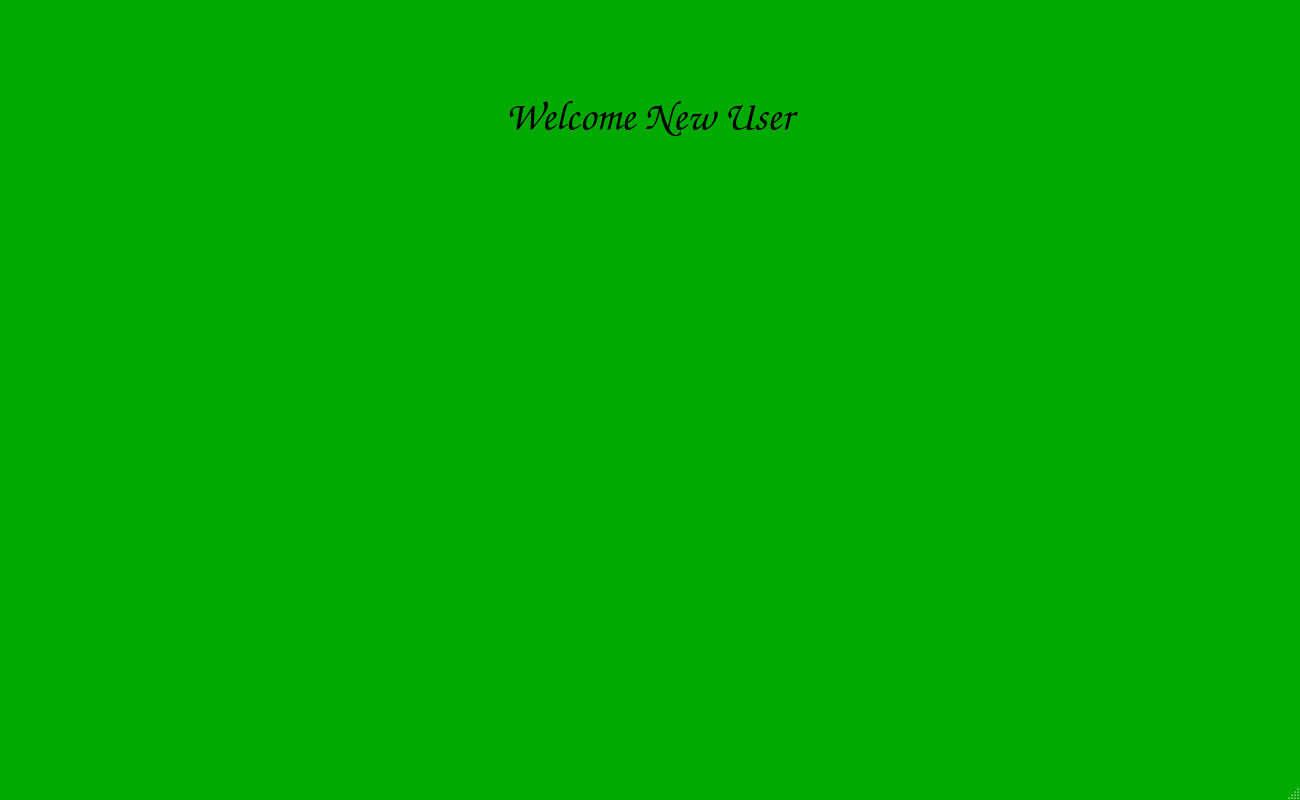
<?xml version="1.0" encoding="UTF-8"?>
<ui version="4.0">
 <class>MainWindow</class>
 <widget class="QMainWindow" name="MainWindow">
  <property name="geometry">
   <rect>
    <x>0</x>
    <y>0</y>
    <width>1300</width>
    <height>800</height>
   </rect>
  </property>
  <property name="palette">
   <palette>
    <active>
     <colorrole role="Base">
      <brush brushstyle="SolidPattern">
       <color alpha="255">
        <red>255</red>
        <green>255</green>
        <blue>255</blue>
       </color>
      </brush>
     </colorrole>
     <colorrole role="Window">
      <brush brushstyle="SolidPattern">
       <color alpha="255">
        <red>0</red>
        <green>170</green>
        <blue>0</blue>
       </color>
      </brush>
     </colorrole>
    </active>
    <inactive>
     <colorrole role="Base">
      <brush brushstyle="SolidPattern">
       <color alpha="255">
        <red>255</red>
        <green>255</green>
        <blue>255</blue>
       </color>
      </brush>
     </colorrole>
     <colorrole role="Window">
      <brush brushstyle="SolidPattern">
       <color alpha="255">
        <red>0</red>
        <green>170</green>
        <blue>0</blue>
       </color>
      </brush>
     </colorrole>
    </inactive>
    <disabled>
     <colorrole role="Base">
      <brush brushstyle="SolidPattern">
       <color alpha="255">
        <red>0</red>
        <green>170</green>
        <blue>0</blue>
       </color>
      </brush>
     </colorrole>
     <colorrole role="Window">
      <brush brushstyle="SolidPattern">
       <color alpha="255">
        <red>0</red>
        <green>170</green>
        <blue>0</blue>
       </color>
      </brush>
     </colorrole>
    </disabled>
   </palette>
  </property>
  <property name="windowTitle">
   <string>MainWindow</string>
  </property>
  <widget class="QWidget" name="centralwidget">
   <widget class="QLabel" name="label">
    <property name="geometry">
     <rect>
      <x>339</x>
      <y>60</y>
      <width>621</width>
      <height>111</height>
     </rect>
    </property>
    <property name="font">
     <font>
      <family>Comic Sans MS</family>
      <pointsize>31</pointsize>
     </font>
    </property>
    <property name="text">
     <string>Welcome New User</string>
    </property>
    <property name="alignment">
     <set>Qt::AlignCenter</set>
    </property>
   </widget>
  </widget>
  <widget class="QMenuBar" name="menubar">
   <property name="geometry">
    <rect>
     <x>0</x>
     <y>0</y>
     <width>1300</width>
     <height>22</height>
    </rect>
   </property>
  </widget>
  <widget class="QStatusBar" name="statusbar"/>
 </widget>
 <resources/>
 <connections/>
</ui>
